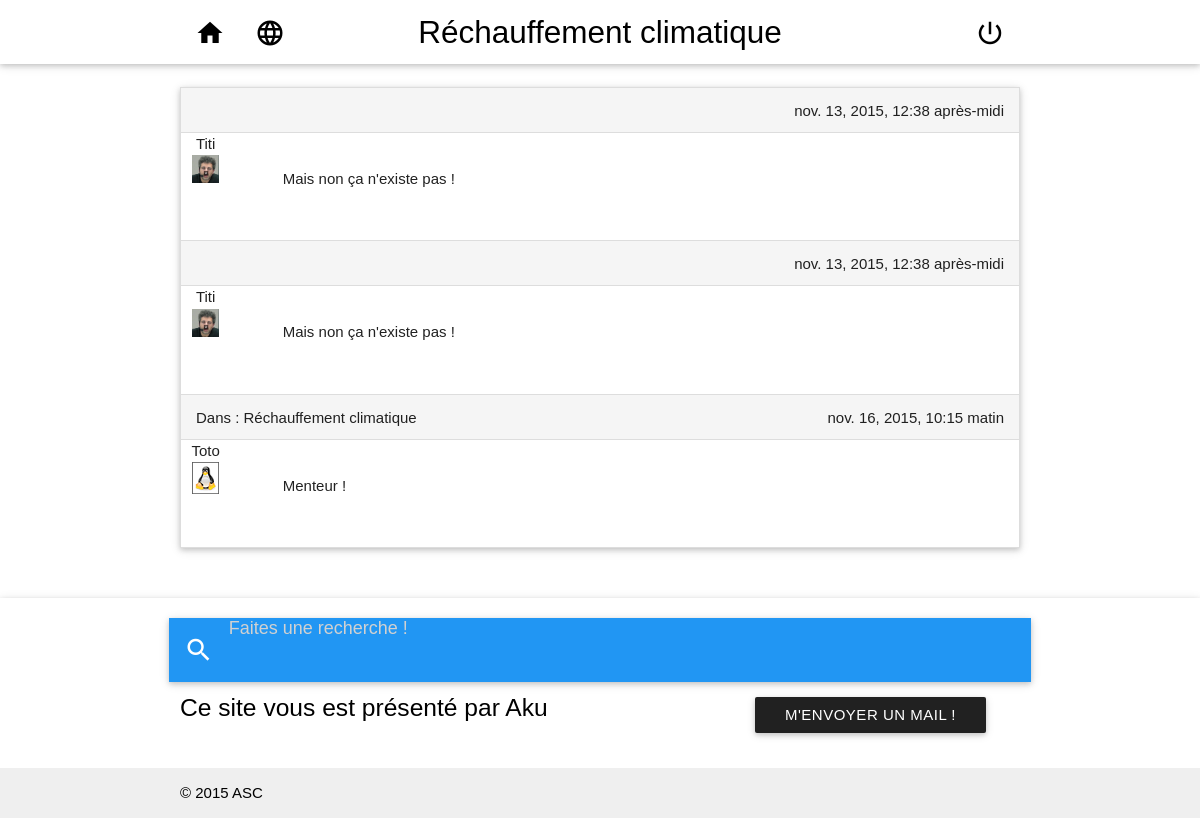
Page /forum/subject/2/ on the earlier database version.
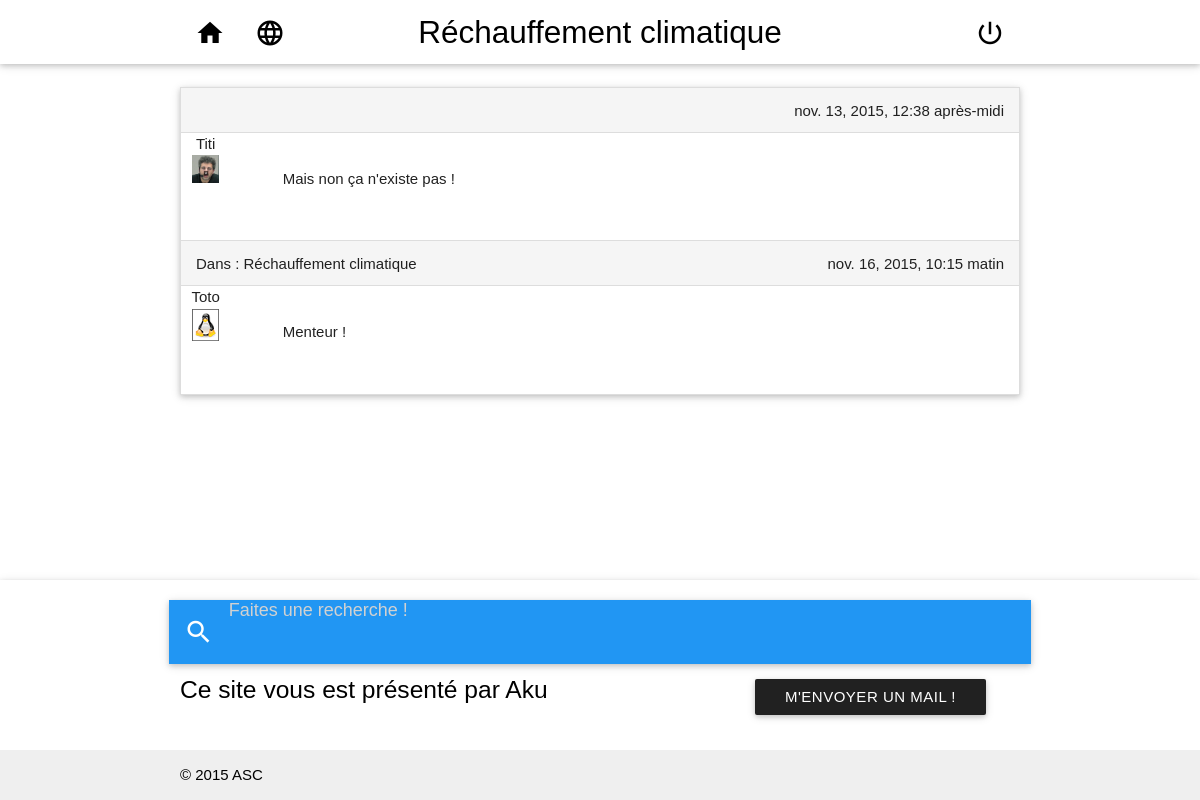
Same page on the later database version.
### forum/models.py (models this page shows, shortened)
class Post(models.Model):
	title = models.CharField(max_length=100, default='')
	content = models.TextField()
	date_creation = models.DateTimeField(auto_now_add=True)
	date_modification = models.DateTimeField(auto_now=True)
	theme = models.ForeignKey(Theme)
	subtheme = models.ForeignKey(SubTheme)
	subject = models.ForeignKey(Subject)
	profile = models.ForeignKey(Profile)
	objects = PostManager()

class Profile(models.Model):
	pseudo = models.CharField(max_length=100, default='', unique=True)
	firstname = models.CharField(max_length=100, default='')
	lastname = models.CharField(max_length=100, default='')
	birthdate = models.DateField(blank=True)
	image = models.ImageField(upload_to='forum/profiles/', default='profiles/Profil.jpg', storage=OverwriteStorage())
	previous_login = models.DateTimeField(blank=True)
	user = models.ForeignKey(settings.AUTH_USER_MODEL)
	objects = ProfileManager()

### forum/forum.py (the view)
# urls.py: url(r'^subject/(?P<subject_id>[0-9]+)/$', forum.subject, name='subject'),
def subject(request, subject_id):
	try:
		subject = Subject.objects.get(id=subject_id)
		context = {'pagetitle': subject.title, 'subject': subject}
		if request.method == 'POST':
			form = AddPostForm(request.POST)
			if form.is_valid():
				profile = Profile.objects.get(user=request.user)
				post_id = request.POST['postId']
				title = form.cleaned_data['title']
				if len(title) == 0:
					title = subject.title
				content = form.cleaned_data['content']
				if post_id == -1:
					post = Post.objects.create_post(subject, profile, title, content)
				else:
					post = Post.objects.filter(id=post_id, profile=profile)[0]
					post.title = title
					post.content = content
					post.save()
				logger.info(post.title + ' created')
				form = AddPostForm()
			else:
				error_list = []
				for e in dict(form.errors):
					error_list.append('Le champ ' + form[e].label + ' a une erreur : ' + form.errors[e].as_text()[2:])
				context['error'] = '\n'.join(error_list)
		else:
			if request.user.is_authenticated():
				profile = Profile.objects.get(user=request.user)
				UnreadPost.objects.filter(profile=profile, subject=subject).delete()
				logger.debug('UnreadPosts of ' + subject.title + ' deleted for ' + profile.pseudo)
			form = AddPostForm()
		posts = Post.objects.filter(subject=subject)
		posts_dtos = [PostDto(post) for post in posts]
		context['posts'] = posts_dtos
		context['form'] = form
		return myRender(request, "subject.html", context)
	except ObjectDoesNotExist:
		return redirect('forum')

### forum/forms.py
class AddPostForm(forms.Form):
	title = forms.CharField(label='Titre', max_length=100, required=False, widget=forms.TextInput(attrs={'class': 'validate', 'length': '100'}))
	content = forms.CharField(label='Contenu', required=True, widget=forms.Textarea())

### forum/views.py (called while the page is built)
def myRender(request, template, context):
	return render(request, 'forum/' + template, context)

### forum/templates/forum/subject.html (shortened to what this page needs)
{% extends "forum/base.html" %}
{% block content %}
{% load staticfiles %}
{% load wysiwyg %}
<main class="container">
	<section class="section">
		<ul class="collapsible" data-collapsible="expandable">
			{% for post in posts %}
				<li id="post{{ post.id }}" data-id="{{ post.id }}" class="li-post">
					<div class="collapsible-header active grey lighten-4">
						<div class="post-title left">{{ post.title }}</div>
						<div class="right">
							<span class="date-modif">{{ post.date_modification }}</span>
						</div>
					</div>
					<div class="collapsible-body col s11 white">
						<div class="row post">
							{% if user.is_authenticated %}
								<a href="{% url 'profileinfos' post.profile.id %}" class="col s1 profil-infos center">
									{{ post.profile.pseudo }}
									<img src="/{{ post.profile.image }}" alt="<Image de profil>" class="responsive-img col s12">
								</a>
							{% else %}
								<div class="col s1 profil-infos center">
									{{ post.profile.pseudo }}
									<img src="/{{ post.profile.image }}" alt="<Image de profil>" class="responsive-img col s12">
								</div>
							{% endif %}
							<div class="col s10 justify post-content">{{ post.content|safe }}</div>
						</div>
					</div>
				</li>
			{% empty %}
				<div class="collection">
					<li class="collection-item">
						<i class="material-icons">mood_bad</i>Aucun post
					</li>
				</div>
			{% endfor %}
		</ul>
	</section>
</main>
{% endblock content %}

Differences in the rows shown:
removed Post: date_modification "nov. 13, 2015, 12:38 après-midi", content "Mais non ça n'existe pas !"
Other differences:
list line gone: "Titi"
